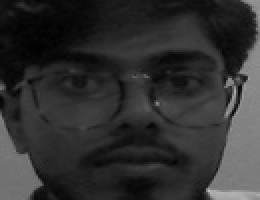
#> input picture 7_facerecognisation/dataset/aditya/1.jpg, 130 x 100 px (shown 2 times larger)
$ python face_recognise.py
#> lines starting #> are read from the running program, lines starting #| are printed output that depends on the picture; after the words box and inside, x2 and y2 are one past the last pixel; in counts of white or black regions, pixels touching at a corner belong together
import cv2,numpy,os
dataset='dataset'
haar_file='haarcascade_frontalface_default.xml'
face_cascade=cv2.CascadeClassifier(haar_file)
print('training....')
(images,labels,name,id)=([],[],{},0)
for (subdirs,dirs,files) in os.walk(dataset):
    for subdir in dirs:
        name[id]=subdir
        subjectpath=os.path.join(dataset,subdir)
        for filename in os.listdir(subjectpath):
            path=subjectpath+'/'+filename
            label=id
            images.append(cv2.imread(path,0))
            labels.append(int(label))
        id+=1
#> id = 1
(images,labels)=[numpy.array(lis)for lis in [images,labels]]
print(images,labels)
(width,height)=(130,100)

# recongnisation classifier
model=cv2.face.LBPHFaceRecognizer_create()
#model=cv2.face.FisherFaceRecognizer_create()
model.train(images,labels)

#camera processing
webcam = cv2.VideoCapture(0)
cnt=0
while True:
    (_,img)=webcam.read()
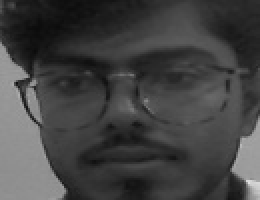
#> input picture 7_facerecognisation/dataset/aditya/12.jpg, 130 x 100 px, given in place of the camera (shown 2 times larger)
#> img is the input picture: shape (100, 130, 3); min 11, max 223, mean 66.7
    grayImg=cv2.cvtColor(img,cv2.COLOR_BGR2GRAY)
    faces = face_cascade.detectMultiScale(grayImg,1.3,5)
    for(x,y,w,h) in faces:
        cv2.rectangle(img,(x,y),(x+w,y+h),(255,255,0),2)
        face = grayImg[y:y+h,x:x+w]
        face_resize=cv2.resize(face,(width,height))

        prediction =model.predict(face_resize)
        cv2.rectangle(img,(x,y),(x+w,y+h),(0,255,0),3)
        if prediction[1]<800:
            cv2.putText(img,'%s - %0f' % (name[prediction[0]],prediction[1]),(x-10,y-10),cv2.FONT_HERSHEY_PLAIN,2,(0,0,255))
            print(name[prediction[0]])
            cnt=0
        else:
            cnt+=1
            cv2.putText(img,'unknown',(x-10,y-10),cv2.FONT_HERSHEY_PLAIN,1,(0,0,255) ,2 )
            if (cnt>100):
                print('unknown person')
                cv2.imwrite('unknown.jpg',img)
                cnt=0
#> this loop made 1 pass
#> pass 1, `face = grayImg[y:y+h,x:x+w]`:
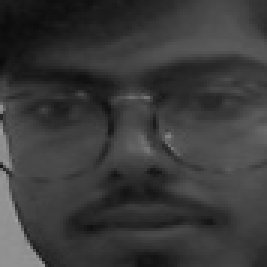
#> face: shape (89, 89) (shown 3 times larger); min 11, max 161, mean 58.2
#> pass 1, `face_resize=cv2.resize(face,(width,height))`:
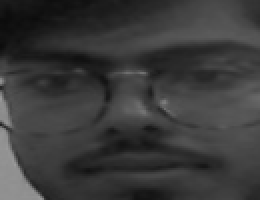
#> face_resize: shape (100, 130) (shown 2 times larger); min 11, max 155, mean 58.1
#> after the loop:
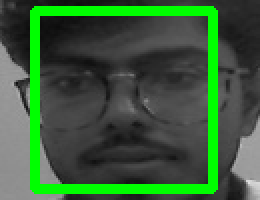
#> img: shape (100, 130, 3) (shown 2 times larger); 13.6% of pixels changed, all inside (x1, y1, x2, y2) = (15, 3, 109, 97)
    cv2.imshow('FaceRecongnition',img)
    key = cv2.waitKey(10)
#> (key Esc is pressed here)
    if key == 27:
        break
webcam.release()
cv2.destroyAllWindows()
